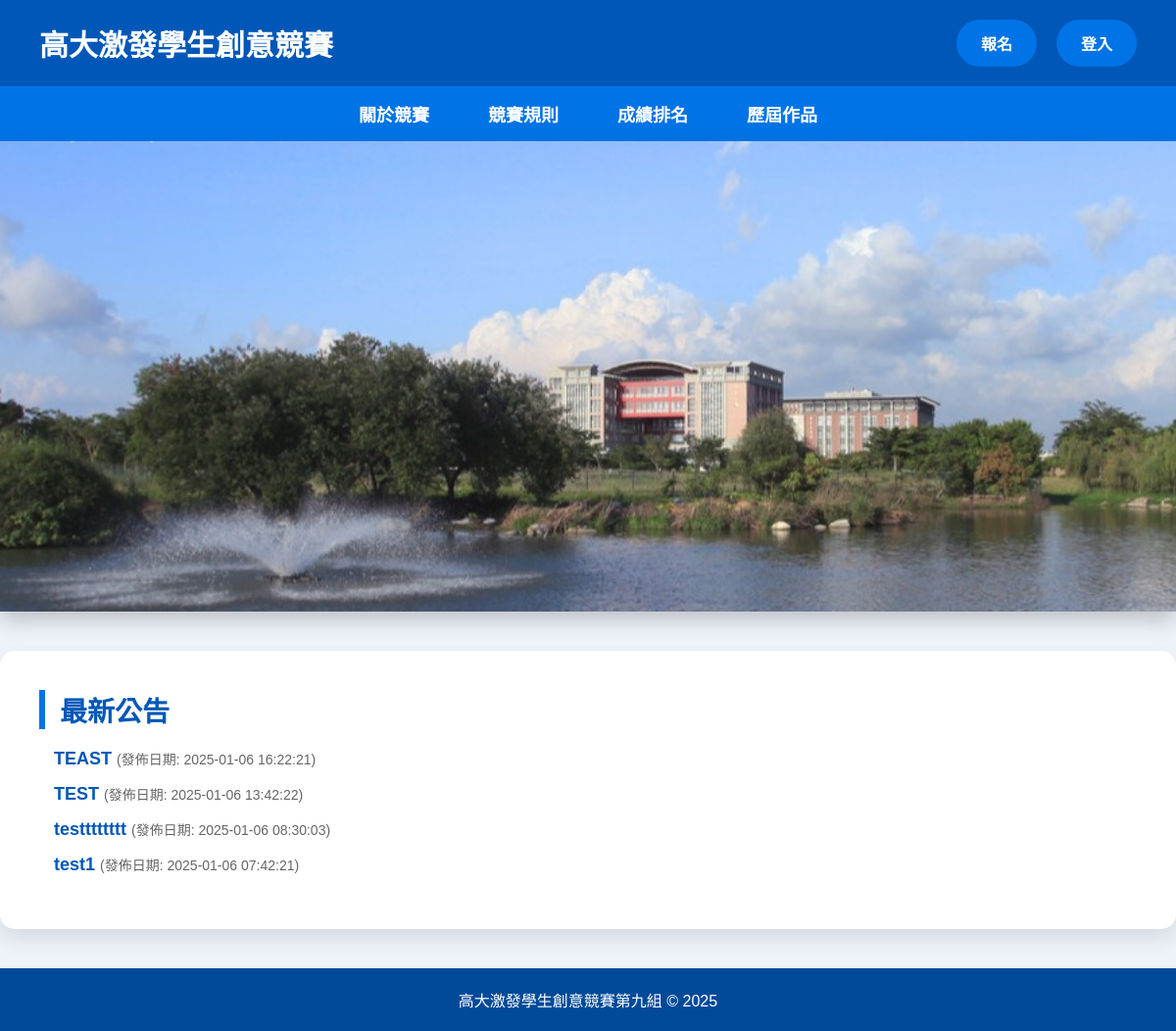
Screenshot of /database_PJ/index.php with the database file from the repository.
### tables this page shows
CREATE TABLE `carousel` (
  `CarouselID` int(11) NOT NULL,
  `ImagePath` varchar(255) NOT NULL,
  `Caption` varchar(255) DEFAULT NULL,
  `PublishDate` datetime DEFAULT current_timestamp()
);

CREATE TABLE `announcement` (
  `AnnouncementID` int(11) NOT NULL,
  `Title` varchar(200) NOT NULL,
  `Content` text NOT NULL,
  `PublishDate` datetime NOT NULL
);

### database_PJ/index.php (the view, shortened to what this page needs)
<?php
require_once 'db_connection.php';
try {
    $sql_carousel = "SELECT ImagePath, Caption FROM carousel ORDER BY PublishDate DESC";
    $stmt_carousel = $pdo->prepare($sql_carousel);
    $stmt_carousel->execute();
    $carousels = $stmt_carousel->fetchAll(PDO::FETCH_ASSOC);
    $sql_announcements = "SELECT AnnouncementID, Title, Content, PublishDate FROM announcement ORDER BY PublishDate DESC";
    $stmt_announcements = $pdo->prepare($sql_announcements);
    $stmt_announcements->execute();
    $announcements = $stmt_announcements->fetchAll(PDO::FETCH_ASSOC);
} catch (PDOException $e) {
    die("資料獲取失敗: " . $e->getMessage());
}
?>
<!DOCTYPE html>
<html lang="zh-TW">
<head>
</head>
<body>
    <header>
        <div class="logo"> 高大激發學生創意競賽</div>
        <div class="buttons">
            <a href="signup_form.php">報名</a>
            <a href="login_select.html">登入</a>
        </div>
    </header>
    <nav>
        <a href="about.html">關於競賽</a>
        <a href="rule.html">競賽規則</a>
        <a href="rank.php">成績排名</a>
        <a href="past_projects.php" class="btn">歷屆作品</a>
    </nav>
    <div class="carousel">
        <?php foreach ($carousels as $carousel): ?>
            <img src="<?= htmlspecialchars($carousel['ImagePath']) ?>" alt="<?= htmlspecialchars($carousel['Caption']) ?>" class="<?= $carousel === reset($carousels) ? 'active' : '' ?>">
        <?php endforeach; ?>
    </div>
    <div class="announcement">
        <h2>最新公告</h2>
        <ul>
            <?php if (empty($announcements)): ?>
                <li>目前無公告。</li>
            <?php else: ?>
                <?php foreach ($announcements as $announcement): ?>
                    <li>
                        <a href="Announcement.php?id=<?= htmlspecialchars($announcement['AnnouncementID']) ?>">
                            <?= htmlspecialchars($announcement['Title']) ?>
                        </a>
                        <span> (發佈日期: <?= htmlspecialchars($announcement['PublishDate']) ?>)</span>
                    </li>
                <?php endforeach; ?>
            <?php endif; ?>
        </ul>
    </div>
    <footer>
        高大激發學生創意競賽第九組 © 2025
    </footer>
</body>
</html>

### database_PJ/index.php (style rules this page uses)
* { margin: 0; padding: 0; box-sizing: border-box; }
body { font-family: 'Arial', sans-serif; background-color: #eef3fa; color: #333; }
header { background-color: #0057b8; color: white; padding: 20px 40px; display: flex; justify-content: space-between; align-items: center; box-shadow: 0 4px 8px rgba(0, 0, 0, 0.1); }
header .logo { font-size: 30px; font-weight: bold; cursor: pointer; }
header .buttons { display: flex; gap: 20px; }
header .buttons a { text-decoration: none; color: white; background-color: #0073e6; padding: 12px 25px; border-radius: 25px; font-size: 16px; font-weight: bold; transition: background-color 0.3s ease, transform 0.2s ease-in-out; }
nav { background-color: #0073e6; color: white; display: flex; justify-content: center; padding: 15px 0; }
nav a { color: white; text-decoration: none; margin: 0 30px; font-size: 18px; font-weight: bold; transition: color 0.3s ease; }
.carousel { position: relative; width: 100%; height: 60vh; margin: 0 auto; overflow: hidden; border-radius: 0; box-shadow: 0 10px 20px rgba(0, 0, 0, 0.2); }
.carousel img { width: 100%; height: 100%; object-fit: cover; position: absolute; top: 0; left: 100%; opacity: 0; transition: all 0.7s ease; }
.carousel img.active { left: 0; opacity: 1; }
.announcement { max-width: 1200px; margin: 40px auto; background-color: white; padding: 40px; border-radius: 15px; box-shadow: 0 10px 20px rgba(0, 0, 0, 0.1); }
.announcement h2 { font-size: 28px; margin-bottom: 20px; color: #0057b8; border-left: 6px solid #0073e6; padding-left: 15px; }
.announcement ul { list-style: none; padding-left: 15px; }
.announcement ul li { margin-bottom: 15px; font-size: 18px; }
.announcement ul li span { font-size: 14px; color: #666; }
.announcement ul li a { text-decoration: none; color: #0057b8; font-weight: bold; transition: color 0.3s ease; }
footer { text-align: center; padding: 20px; background-color: #004a99; color: white; font-size: 16px; }

### rows the page displays
carousel: ImagePath (picture)
announcement: Title "TEAST", PublishDate "2025-01-06 16:22:21"
announcement: Title "TEST", PublishDate "2025-01-06 13:42:22"
announcement: Title "testttttttt", PublishDate "2025-01-06 08:30:03"
announcement: Title "test1", PublishDate "2025-01-06 07:42:21"
